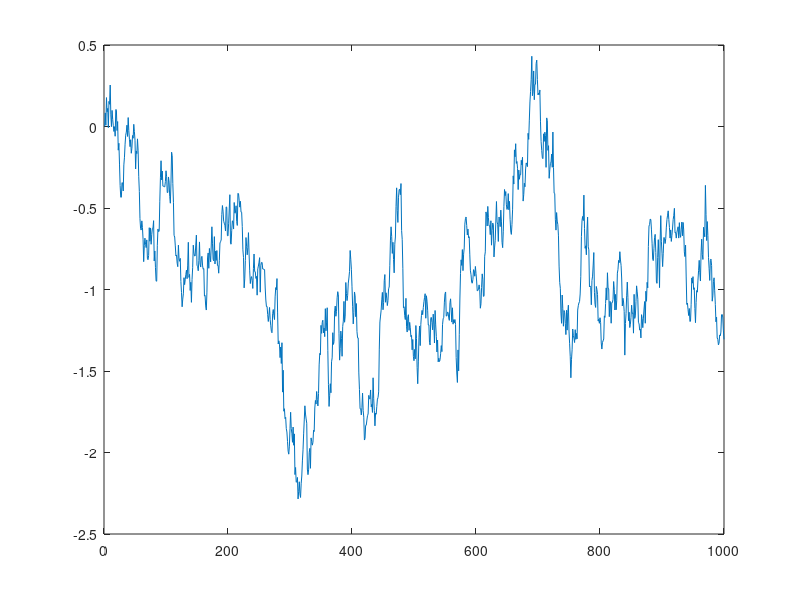

Reproduce this figure in MATLAB.
function [x, vx, y, vy] = cvModel()
% generate the 2D trajectory and velocity of a point moving
% according to a Constant Velocity motion model
 dt = 0.033; % time interval
 % initial position and velocity vectors
 x = zeros(1000, 1); % x position
 vx = zeros(1000, 1); % x velocity
 y = zeros(1000, 1); % y position
 vy = zeros(1000, 1); % y velocity
 % noise vectors
 nx = 0.5 * randn(1000, 1);
 nvx = 0.1 * randn(1000, 1);
 ny = 0.5 * randn(1000, 1);
 nvy = 0.1 * randn(1000, 1);
 % generate trajectory
 for i = 2:1000
 x(i) = x(i-1) + vx(i-1)*dt + nx(i);
 vx(i) = vx(i-1) + nvx(i);
 y(i) = y(i-1) + vy(i-1)*dt + ny(i);
 vy(i) = vy(i-1) + nvy(i);
 end
 
 plot(vy);
 
end